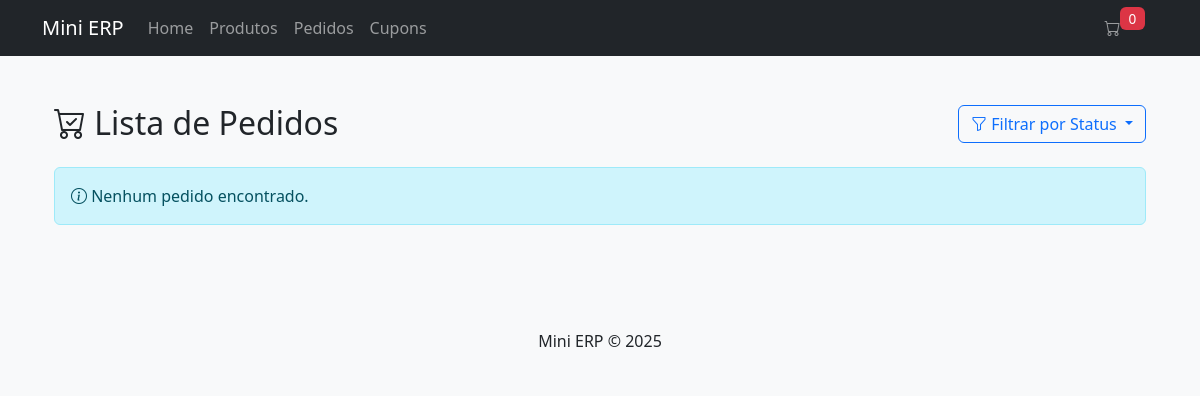
Before: /?page=orders with the older database file.
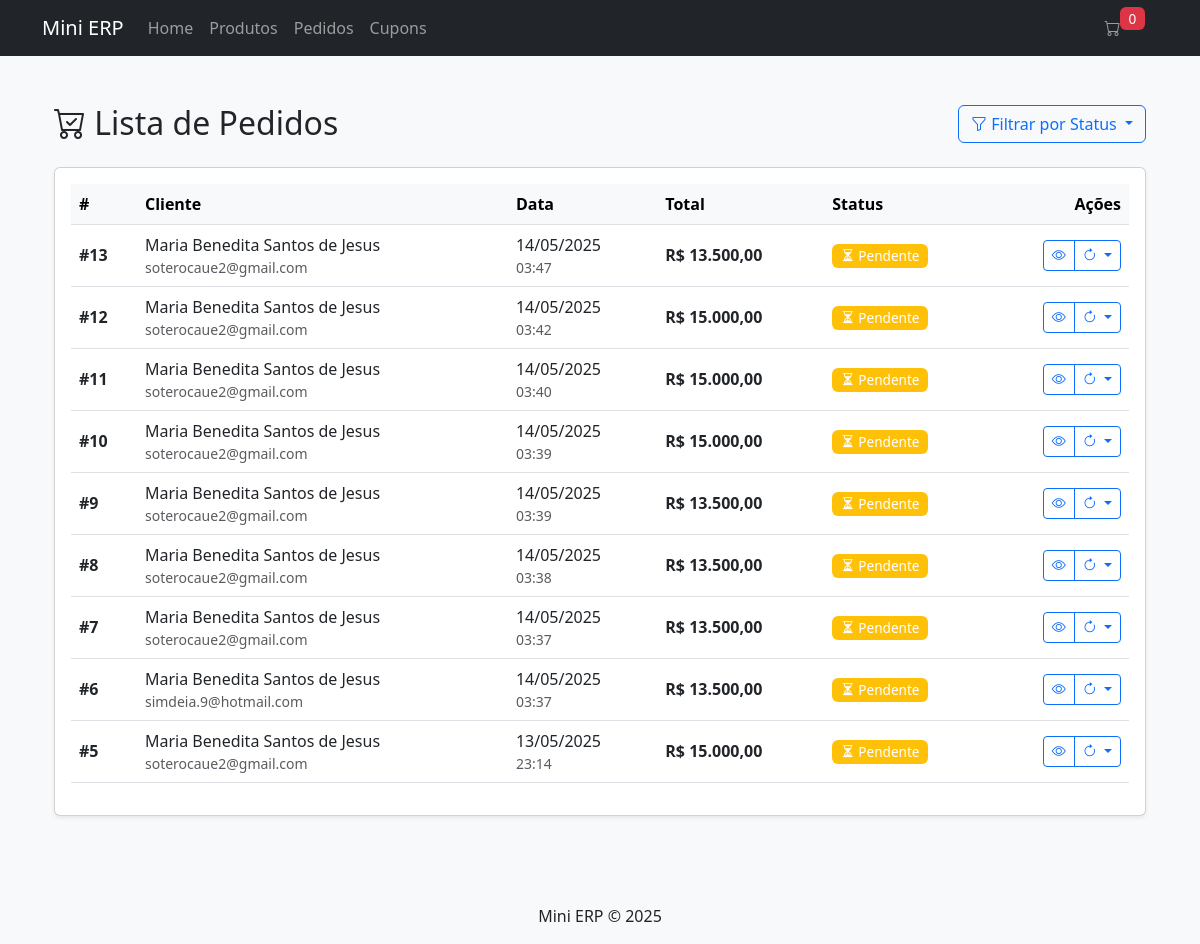
After: the same page with the newer database file.
### tables this page shows
CREATE TABLE `orders` (
  `id` int(11) NOT NULL AUTO_INCREMENT,
  `customer_name` varchar(100) NOT NULL,
  `customer_email` varchar(100) NOT NULL,
  `customer_phone` varchar(20) DEFAULT NULL,
  `customer_address` text NOT NULL,
  `customer_zipcode` varchar(10) NOT NULL,
  `notes` text DEFAULT NULL,
  `subtotal` decimal(10,2) NOT NULL,
  `discount` decimal(10,2) DEFAULT 0.00,
  `shipping` decimal(10,2) NOT NULL,
  `total` decimal(10,2) NOT NULL,
  `status` enum('pending','processing','shipped','delivered','cancelled') DEFAULT 'pending',
  `coupon_id` int(11) DEFAULT NULL,
  `created_at` timestamp NOT NULL DEFAULT current_timestamp(),
  `updated_at` timestamp NOT NULL DEFAULT current_timestamp() ON UPDATE current_timestamp(),
  PRIMARY KEY (`id`),
  KEY `coupon_id` (`coupon_id`),
  KEY `idx_customer_email` (`customer_email`),
  KEY `idx_status` (`status`),
  KEY `idx_created_at` (`created_at`),
  CONSTRAINT `orders_ibfk_1` FOREIGN KEY (`coupon_id`) REFERENCES `coupons` (`id`) ON DELETE SET NULL
);

### controllers/OrderController.php (called while the page is built, shortened)
<?php
require_once './models/Order.php';
require_once './config/database.php';
class OrderController {
    private $orderModel;
    private $validStatuses = ['pending', 'processing', 'shipped', 'delivered', 'cancelled'];
    public function __construct() {
        $database = new Database();
        $this->db = $database->connect();
        $this->orderModel = new Order($this->db);
    }
    public function index() {
        $status = $_GET['status'] ?? null;
        if ($status && in_array($status, $this->validStatuses)) {
            $orders = $this->orderModel->getByStatus($status);
        } else {
            $orders = $this->orderModel->readAll()->fetchAll(PDO::FETCH_ASSOC);
        }
        include './views/orders/list.php';
    }
}
?>

### config/database.php (called while the page is built, shortened)
<?php
class Database {
    private $host = 'localhost';
    private $db_name = 'mini_erp';
    private $username = 'root';
    private $password = '';
    public function connect() {
        $this->conn = null;
        try {
            $this->conn = new PDO(
                "mysql:host={$this->host};dbname={$this->db_name}",
                $this->username,
                $this->password
            );
            $this->conn->setAttribute(PDO::ATTR_ERRMODE, PDO::ERRMODE_EXCEPTION);
        } catch(PDOException $e) {
            echo "Connection error: " . $e->getMessage();
        }
        return $this->conn;
    }
}
?>

### models/Order.php (called while the page is built, shortened)
<?php
class Order {
    private $conn;
    private $table = 'orders';
    public function __construct($db) {
        $this->conn = $db;
    }
    public function readAll() {
        $query = "SELECT o.*, c.code as coupon_code
                 FROM {$this->table} o
                 LEFT JOIN coupons c ON o.coupon_id = c.id
                 ORDER BY o.created_at DESC";
        $stmt = $this->conn->prepare($query);
        $stmt->execute();
        return $stmt;
    }
}
?>

### config/functions.php (called while the page is built, shortened)
<?php
function formatPrice($price) {
    return 'R$ ' . number_format($price, 2, ',', '.');
}
?>

### views/orders/list.php (the view, shortened to what this page needs)
<?php
include './views/header.php';
$statusLabels = [
    'pending' => 'Pendente',
    'processing' => 'Em Processamento',
    'shipped' => 'Enviado',
    'delivered' => 'Entregue',
    'cancelled' => 'Cancelado'
];
$statusColors = [
    'pending' => 'bg-warning',
    'processing' => 'bg-info',
    'shipped' => 'bg-primary',
    'delivered' => 'bg-success',
    'cancelled' => 'bg-danger'
];
$statusIcons = [
    'pending' => 'bi-hourglass-split',
    'processing' => 'bi-gear',
    'shipped' => 'bi-truck',
    'delivered' => 'bi-check-circle',
    'cancelled' => 'bi-x-circle'
];
?>
<div class="container-fluid py-4">
    <div class="d-flex justify-content-between align-items-center mb-4">
        <h2 class="mb-0">
            <i class="bi bi-cart-check"></i> Lista de Pedidos
        </h2>
        <div class="btn-group">
            <button type="button" class="btn btn-outline-primary dropdown-toggle" data-bs-toggle="dropdown">
                <i class="bi bi-funnel"></i> Filtrar por Status
            </button>
        </div>
    </div>
    <?php if (empty($orders)): ?>
    <div class="alert alert-info">
        <i class="bi bi-info-circle"></i> Nenhum pedido encontrado.
    </div>
    <?php else: ?>
    <div class="card shadow-sm">
        <div class="card-body">
            <div class="table-responsive">
                <table class="table table-hover align-middle">
                    <thead class="table-light">
                        <tr>
                            <th>#</th>
                            <th>Cliente</th>
                            <th>Data</th>
                            <th>Total</th>
                            <th>Status</th>
                            <th class="text-end">Ações</th>
                        </tr>
                    </thead>
                    <tbody>
                        <?php foreach ($orders as $order): ?>
                        <tr>
                            <td class="fw-bold">#<?= $order['id'] ?></td>
                            <td>
                                <div class="d-flex flex-column">
                                    <span class="fw-medium"><?= $order['customer_name'] ?></span>
                                    <small class="text-muted"><?= $order['customer_email'] ?></small>
                                </div>
                            </td>
                            <td>
                                <div class="d-flex flex-column">
                                    <span><?= date('d/m/Y', strtotime($order['created_at'])) ?></span>
                                    <small class="text-muted"><?= date('H:i', strtotime($order['created_at'])) ?></small>
                                </div>
                            </td>
                            <td class="fw-bold"><?= formatPrice($order['total']) ?></td>
                            <td>
                                <span class="badge <?= $statusColors[$order['status']] ?>">
                                    <i class="bi <?= $statusIcons[$order['status']] ?>"></i>
                                    <?= $statusLabels[$order['status']] ?>
                                </span>
                            </td>
                            <td class="text-end">
                                <div class="btn-group">
                                    <a href="?page=orders&action=detail&id=<?= $order['id'] ?>"
                                       class="btn btn-sm btn-outline-primary"
                                       title="Ver Detalhes">
                                        <i class="bi bi-eye"></i>
                                    </a>
                                    <button type="button"
                                            class="btn btn-sm btn-outline-primary dropdown-toggle"
                                            data-bs-toggle="dropdown"
                                            aria-expanded="false">
                                        <i class="bi bi-arrow-clockwise"></i>
                                    </button>
                                </div>
                            </td>
                        </tr>
                        <?php endforeach; ?>
                    </tbody>
                </table>
            </div>
        </div>
    </div>
    <?php endif; ?>
</div>
<?php include './views/footer.php'; ?>

### index.php (shortened to what this page needs)
<?php
require_once 'config/database.php';
require_once 'config/functions.php';
$page = $_GET['page'] ?? 'home';
$action = $_GET['action'] ?? null;
$controllers = [
    'home' => null,
    'products' => 'ProductController',
    'cart' => 'CartController',
    'orders' => 'OrderController',
    'coupons' => 'CouponController'
];
$controllerName = $controllers[$page];
if ($controllerName) {
    $controller = new $controllerName();
}
switch ($action) {
    default:
        if ($controllerName) {
            if (method_exists($controller, 'view')) {
                $controller->view();
            } elseif (method_exists($controller, 'index')) {
                $controller->index();
            } else {
                include 'views/errors/404.php';
            }
        } else {
            include 'views/home.php';
        }
        break;
}

### views/header.php (shortened to what this page needs)
<!DOCTYPE html>
<html lang="pt-BR">
<head>
    <link href="https://cdn.jsdelivr.net/npm/bootstrap@5.3.0/dist/css/bootstrap.min.css" rel="stylesheet">
    <link href="<?= BASE_URL ?>assets/css/style.css" rel="stylesheet">
    <link rel="stylesheet" href="https://cdn.jsdelivr.net/npm/bootstrap-icons@1.10.0/font/bootstrap-icons.css">
</head>
<body>
    <nav class="navbar navbar-expand-lg navbar-dark bg-dark">
        <div class="container">
            <a class="navbar-brand" href="<?= BASE_URL ?>"><?= SITE_NAME ?></a>
            <div class="collapse navbar-collapse" id="navbarNav">
                <ul class="navbar-nav me-auto">
                    <li class="nav-item">
                        <a class="nav-link" href="<?= BASE_URL ?>?page=home">Home</a>
                    </li>
                    <li class="nav-item">
                        <a class="nav-link" href="<?= BASE_URL ?>?page=products">Produtos</a>
                    </li>
                    <li class="nav-item">
                        <a class="nav-link" href="<?= BASE_URL ?>?page=orders">Pedidos</a>
                    </li>
                    <li class="nav-item">
                        <a class="nav-link" href="<?= BASE_URL ?>?page=coupons">Cupons</a>
                    </li>
                </ul>
                <ul class="navbar-nav">
                    <li class="nav-item">
                        <a class="nav-link" href="<?= BASE_URL ?>?page=cart">
                            <i class="bi bi-cart"></i>
                            <span class="badge bg-danger" id="cart-count">
                                <?= count($_SESSION['cart'] ?? []) ?>
                            </span>
                        </a>
                    </li>
                </ul>
            </div>
        </div>
    </nav>
    <div class="container mt-4">

### views/footer.php (shortened to what this page needs)
    </div>
    <footer class="mt-5 py-3 bg-light">
        <div class="container text-center">
            <p class="mb-0"><?= SITE_NAME ?> &copy; <?= date('Y') ?></p>
        </div>
    </footer>
</body>
</html>

### assets/css/style.css (style rules this page uses)
body { background-color: #f8f9fa; }
.card { box-shadow: 0 0.125rem 0.25rem rgba(0, 0, 0, 0.075); }
.table-responsive { overflow-x: auto; }
#cart-count { position: relative; top: -10px; left: -5px; }
.badge { font-size: 0.85em; font-weight: 500; }

Changed rows visible on the page:
added orders: id "13", customer_name "Maria Benedita Santos de Jesus", customer_email "soterocaue2@gmail.com", created_at "14/05/2025", created_at "03:47", total "R$ 13.500,00", status "Pendente"
added orders: id "12", customer_name "Maria Benedita Santos de Jesus", customer_email "soterocaue2@gmail.com", created_at "14/05/2025", created_at "03:42", total "R$ 15.000,00", status "Pendente"
added orders: id "11", customer_name "Maria Benedita Santos de Jesus", customer_email "soterocaue2@gmail.com", created_at "14/05/2025", created_at "03:40", total "R$ 15.000,00", status "Pendente"
added orders: id "10", customer_name "Maria Benedita Santos de Jesus", customer_email "soterocaue2@gmail.com", created_at "14/05/2025", created_at "03:39", total "R$ 15.000,00", status "Pendente"
added orders: id "9", customer_name "Maria Benedita Santos de Jesus", customer_email "soterocaue2@gmail.com", created_at "14/05/2025", created_at "03:39", total "R$ 13.500,00", status "Pendente"
added orders: id "8", customer_name "Maria Benedita Santos de Jesus", customer_email "soterocaue2@gmail.com", created_at "14/05/2025", created_at "03:38", total "R$ 13.500,00", status "Pendente"
added orders: id "7", customer_name "Maria Benedita Santos de Jesus", customer_email "soterocaue2@gmail.com", created_at "14/05/2025", created_at "03:37", total "R$ 13.500,00", status "Pendente"
added orders: id "6", customer_name "Maria Benedita Santos de Jesus", customer_email "simdeia.9@hotmail.com", created_at "14/05/2025", created_at "03:37", total "R$ 13.500,00", status "Pendente"
added orders: id "5", customer_name "Maria Benedita Santos de Jesus", customer_email "soterocaue2@gmail.com", created_at "13/05/2025", created_at "23:14", total "R$ 15.000,00", status "Pendente"
Other visible differences:
text no longer shown: "Nenhum pedido encontrado."
text now shown: "# Cliente Data Total Status Ações"
